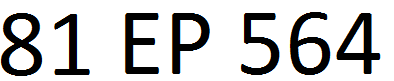
%> input picture OCR/plakam_2.png, 394 x 81 px
$ octave plaka_tanima.m   (GNU Octave 9; MATLAB toolbox functions it lacks are replaced by stand-ins)
%> lines starting %> are read from the running program, lines starting %| are printed output that depends on the picture; in (x1, y1, x2, y2) boxes, pixels count from 0 and x2, y2 are one past the last pixel; in counts of white or black regions, pixels touching at a corner belong together; the program's own positions count from 1
### OCR/read_letter.m
function letter=read_letter(imagn,num_letras)
% Computes the correlation between template and input image
% and its output is a string containing the letter.
% Size of 'imagn' must be 42 x 24 pixels
% Example:
% imagn=imread('D.bmp');
% letter=read_letter(imagn)
global templates
comp=[ ];
for n=1:num_letras
    sem=corr2(templates{1,n},imagn);
    comp=[comp sem];
end
vd=find(comp==max(comp));
%*-*-*-*-*-*-*-*-*-*-*-*-*-
if vd==1
    letter='A';
elseif vd==2
    letter='B';
elseif vd==3
    letter='C';
elseif vd==4
    letter='D';
elseif vd==5
    letter='E';
elseif vd==6
    letter='F';
elseif vd==7
    letter='G';
elseif vd==8
    letter='H';
elseif vd==9
    letter='I';
elseif vd==10
    letter='J';
elseif vd==11
    letter='K';
elseif vd==12
    letter='L';
elseif vd==13
    letter='M';
elseif vd==14
    letter='N';
elseif vd==15
    letter='O';
elseif vd==16
    letter='P';
elseif vd==17
    letter='Q';
elseif vd==18
    letter='R';
elseif vd==19
    letter='S';
elseif vd==20
    letter='T';
elseif vd==21
    letter='U';
elseif vd==22
    letter='V';
elseif vd==23
    letter='W';
elseif vd==24
    letter='X';
elseif vd==25
    letter='Y';
elseif vd==26
    letter='Z';
    %*-*-*-*-*
elseif vd==27
    letter='1';
elseif vd==28
    letter='2';
elseif vd==29
    letter='3';
elseif vd==30
    letter='4';
elseif vd==31
    letter='5';
elseif vd==32
    letter='6';
elseif vd==33
    letter='7';
elseif vd==34
    letter='8';
elseif vd==35
    letter='9';
else
    letter='0';
end

### OCR/plaka_tanima.m
%% Plaka Tanýma
clc;
clear all;
% Bu proje üç aþamadan oluþuyor.
%% 1 -Görüntü ön iþleme
I=imread('plakam_2.png');                       % Görüntüyü yükleme ve ön iþleme
%> I is the input picture: size 81x394x3 uint8; mean R, G, B 199.2, 199.2, 199.2
I=rgb2gray(I);
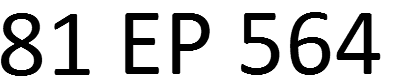
%> I: size 81x394 uint8; min 0, max 255, mean 199.2
imshow(I);
figure;
t=graythresh(I);
%> t = 0.555
bw=~im2bw(I,t);%Resmin ikili halinin tümleyenini alýyorum. Matlab görüntü iþlemede arkaplan siyah, önplan beyaz olmalý.
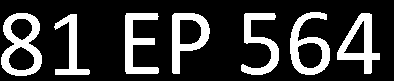
%> bw: size 81x394 logical; 22.1% white; 7 white regions, largest, box (x1, y1, x2, y2) and area: (1, 13, 42, 76) 1246, (290, 12, 330, 75) 1099, (172, 13, 210, 74) 1014

%% 2- Carakter tanýma
%imagen = bwareaopen(imagen,30);%Eðer resim gerçek resim ise;
word=[ ];
re=I;
%Plakayý texte çevirip yazmak için dosya oluþtur.
fid = fopen('text.txt', 'wt');
%Daha önceden oluþturulmuþ templateleri yükle
load templates
global templates
num_letras=size(templates,2);%  Templetedeki harf ve karakter sayýsý elde ediliyor.

    [L Ne] = bwlabel(bw);    %Ne bulunan harf sayýsý
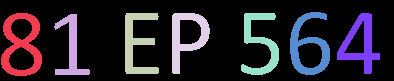
%> L: size 81x394 double; 8 distinct labels, from 0 to 7; one colour per label, 0 black
%> Ne = 7
    for n=1:Ne
        [r,c] = find(L==n); % Bulunan kapalý bölgeinin row ve columnlarý
        % Bu alaný kapalý bir dikdortgen içine al
        n1=bw(min(r):max(r),min(c):max(c));
        % Yeniden boyutlandýr
        img_r=imresize(n1,[42 24]);
        % Görüntüyü texte dönüþtürme iþlemil
        letter=read_letter(img_r,num_letras);
        % Harfi texte ekle
        word=[word letter];
    end
%> this loop made 7 passes
%> (vd in read_letter, letter, word) on passes 1 to 7: (34, '8', '8'), (9, 'I', '8I'), (5, 'E', '8IE'), (16, 'P', '8IEP'), (31, '5', '8IEP5'), (32, '6', '8IEP56'), (30, '4', '8IEP564')
%> pass 1, `n1=bw(min(r):max(r),min(c):max(c));`:
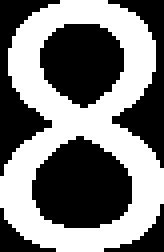
%> n1: size 63x41 logical (shown 4 times larger); 48.2% white; 1 white region, box (x1, y1, x2, y2) and area: (0, 0, 41, 63) 1246
%> pass 1, `img_r=imresize(n1,[42 24]);`:
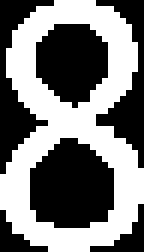
%> img_r: size 42x24 logical (shown 6 times larger); 47.9% white; 1 white region, box (x1, y1, x2, y2) and area: (0, 0, 24, 42) 483
%> pass 2, `n1=bw(min(r):max(r),min(c):max(c));`:
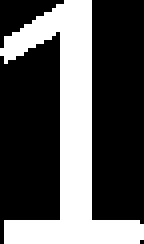
%> n1: size 61x36 logical (shown 4 times larger); 33.9% white; 1 white region, box (x1, y1, x2, y2) and area: (0, 0, 36, 61) 744
%> pass 2, `img_r=imresize(n1,[42 24]);`:
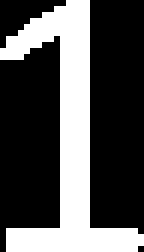
%> img_r: size 42x24 logical (shown 6 times larger); 32.1% white; 1 white region, box (x1, y1, x2, y2) and area: (0, 0, 24, 42) 324

    fprintf(fid,'%s\n',word);%Yaz
fclose(fid);
%Open 'text.txt' file
winopen('text.txt')
